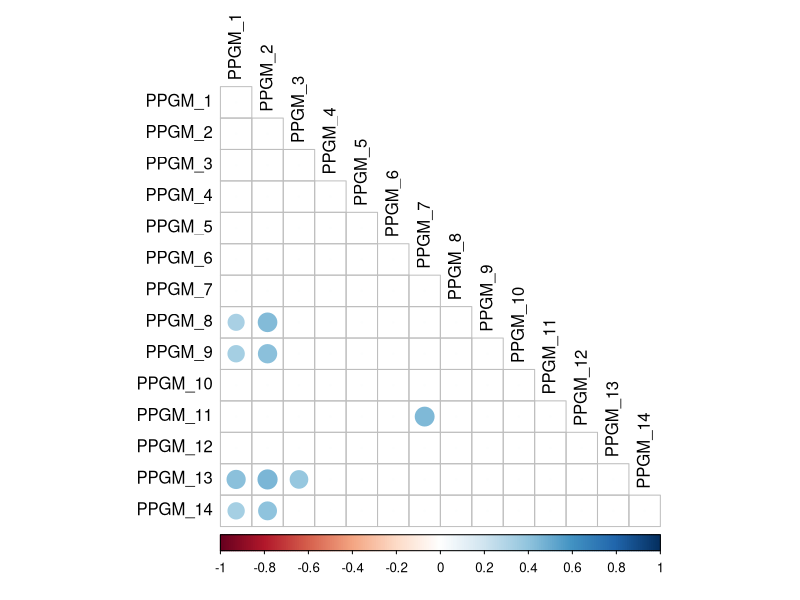
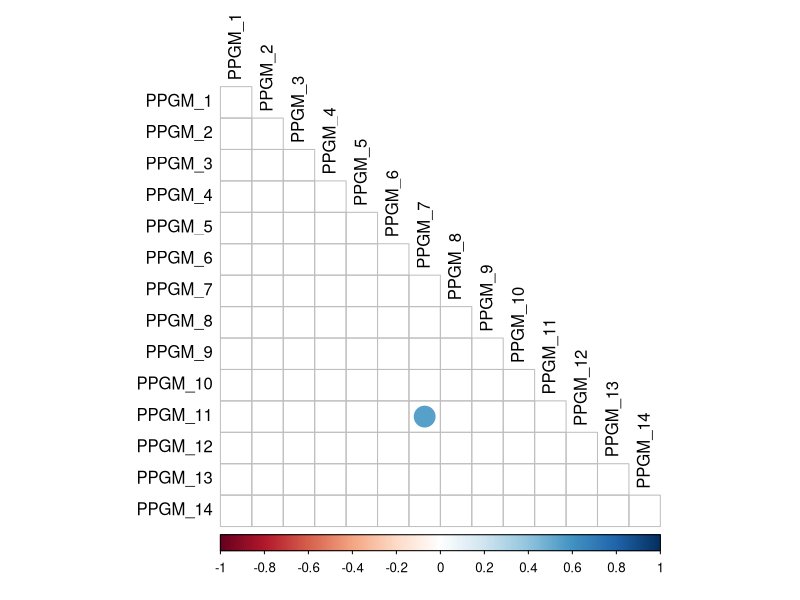
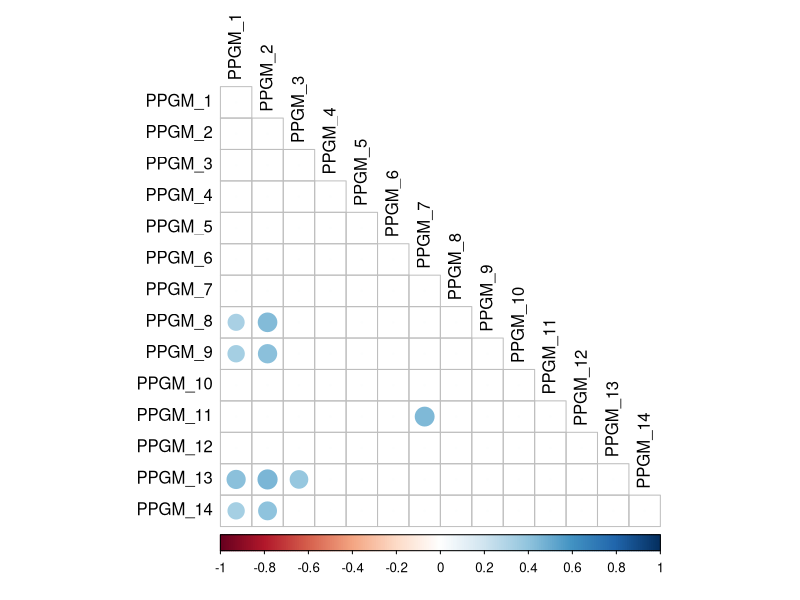
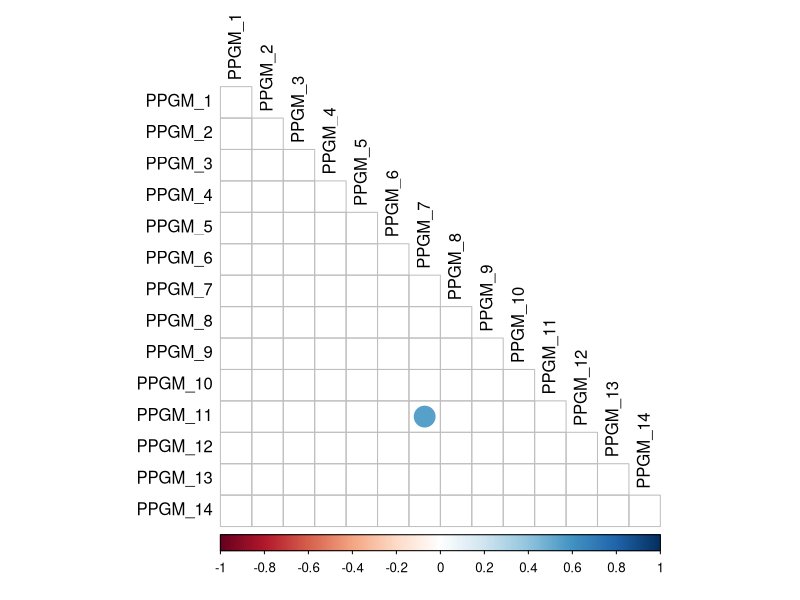

Generate these figures, in order, with R:
library(dplyr)
library(corrplot)
# year 2016
ppgm_df_csv = read.csv( '../output/data_cleaned/ppgm_2016.csv', row = 1)

dat = ppgm_df_csv %>% select(-subjectkey)
head(dat,2)
dim(dat)

# check correlated resid error pairs
thres = 0.3

cor_mat = cor(dat)
cor_mat[abs(cor_mat) <thres] = 0
cor_mat[1:7,1:7] = 0
cor_mat[8:14,8:14] = 0

png(filename = paste0("../output/figures/correlated_resid_w1.png"), height = 6, width =6, units = 'in', res =400)
corrplot(cor_mat, type='lower',tl.col = 'black')
dev.off()
corrplot(cor_mat, type='lower',tl.col = 'black')

ppgm_df_csv = read.csv('../output/data_cleaned/ppgm_2017.csv', row = 1)

dat = ppgm_df_csv %>% select(-subjectkey)
head(dat,2)
dim(dat)

thres = 0.3
cor_mat = cor(dat)
cor_mat[abs(cor_mat) < thres] = 0
cor_mat[1:7,1:7] = 0
cor_mat[8:14,8:14] = 0

png(filename = paste0("../output/figures/correlated_resid_w2.png"), height = 6, width =6, units = 'in', res =400)
corrplot(cor_mat, type='lower',tl.col = 'black')
dev.off()
corrplot(cor_mat, type='lower',tl.col = 'black')


